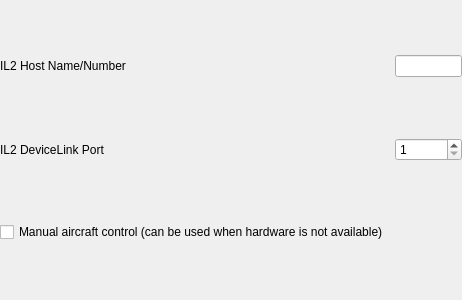
<?xml version="1.0" encoding="UTF-8"?>
<ui version="4.0">
 <class>HITLIL2OptionsPage</class>
 <widget class="QWidget" name="HITLIL2OptionsPage">
  <property name="geometry">
   <rect>
    <x>0</x>
    <y>0</y>
    <width>388</width>
    <height>300</height>
   </rect>
  </property>
  <property name="windowTitle">
   <string>Form</string>
  </property>
  <layout class="QGridLayout" name="gridLayout">
   <property name="margin">
    <number>0</number>
   </property>
   <item row="0" column="3">
    <spacer name="horizontalSpacer">
     <property name="orientation">
      <enum>Qt::Horizontal</enum>
     </property>
     <property name="sizeHint" stdset="0">
      <size>
       <width>40</width>
       <height>20</height>
      </size>
     </property>
    </spacer>
   </item>
   <item row="4" column="1">
    <widget class="QCheckBox" name="il2ManualControl">
     <property name="sizePolicy">
      <sizepolicy hsizetype="Preferred" vsizetype="Fixed">
       <horstretch>0</horstretch>
       <verstretch>0</verstretch>
      </sizepolicy>
     </property>
     <property name="toolTip">
      <string>Manual aircraft control (can be used when hardware is not available)</string>
     </property>
     <property name="text">
      <string>Manual aircraft control (can be used when hardware is not available)</string>
     </property>
    </widget>
   </item>
   <item row="3" column="2">
    <widget class="QSpinBox" name="Il2Port">
     <property name="minimum">
      <number>1</number>
     </property>
     <property name="maximum">
      <number>999999</number>
     </property>
    </widget>
   </item>
   <item row="3" column="1">
    <widget class="QLabel" name="label_3">
     <property name="text">
      <string>IL2 DeviceLink Port</string>
     </property>
    </widget>
   </item>
   <item row="0" column="2">
    <widget class="QLineEdit" name="Il2HostName"/>
   </item>
   <item row="0" column="1">
    <widget class="QLabel" name="label_2">
     <property name="text">
      <string>IL2 Host Name/Number</string>
     </property>
    </widget>
   </item>
  </layout>
 </widget>
 <resources/>
 <connections/>
</ui>
